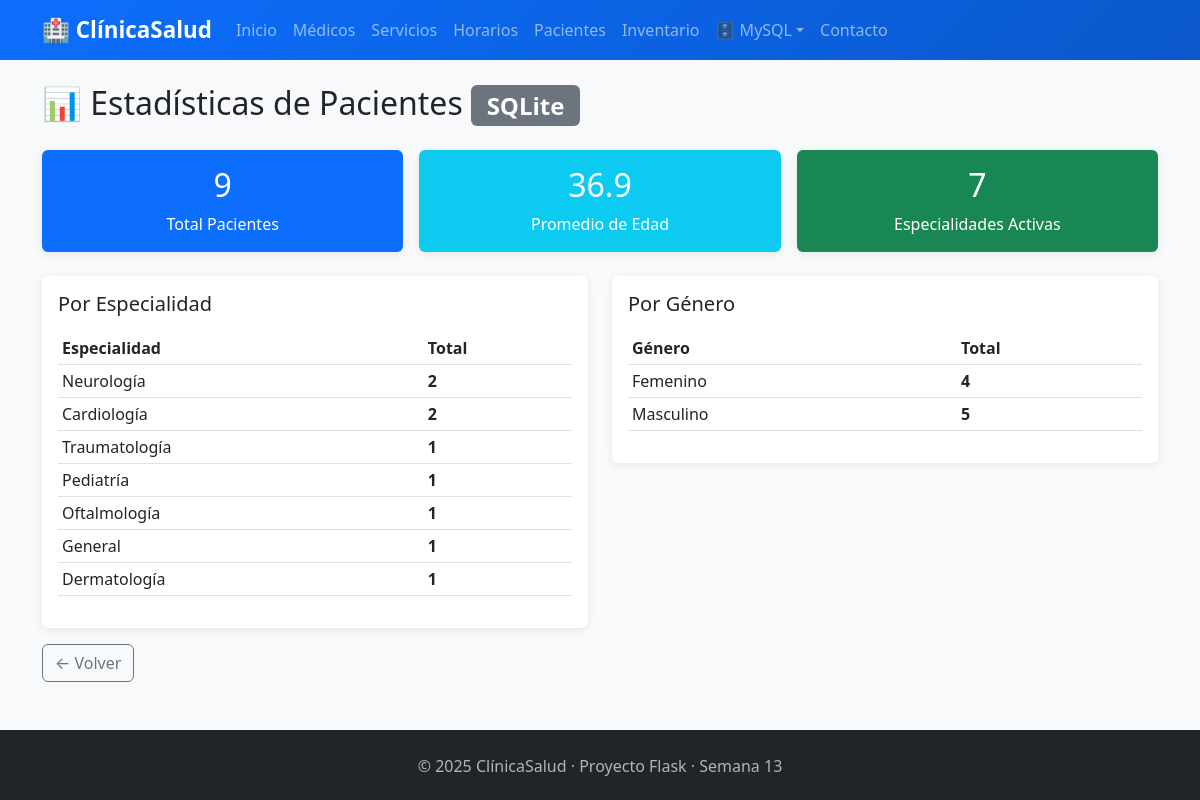
The app's page /pacientes/estadisticas with its own data.
### tables this page shows
CREATE TABLE pacientes (
            id_paciente   INTEGER PRIMARY KEY AUTOINCREMENT,
            nombre        TEXT    NOT NULL,
            apellido      TEXT    NOT NULL,
            edad          INTEGER NOT NULL CHECK(edad BETWEEN 0 AND 120),
            genero        TEXT    NOT NULL,
            telefono      TEXT    NOT NULL,
            email         TEXT    NOT NULL UNIQUE,
            especialidad  TEXT    NOT NULL,
            observaciones TEXT    DEFAULT ''
        );

### app.py (the view)
@app.route('/pacientes/estadisticas')
def pacientes_estadisticas():
    return render_template('pacientes/estadisticas.html', stats=estadisticas())

### database.py (called while the page is built)
def get_connection():
    conn = sqlite3.connect(DB_PATH)
    conn.row_factory = sqlite3.Row   # Permite acceder como dict
    conn.execute("PRAGMA foreign_keys = ON")
    return conn

def estadisticas() -> dict:
    conn = get_connection()
    cur  = conn.cursor()
    cur.execute("SELECT COUNT(*) FROM pacientes")
    total = cur.fetchone()[0]
    cur.execute("SELECT AVG(edad) FROM pacientes")
    prom  = cur.fetchone()[0] or 0
    cur.execute(
        "SELECT especialidad, COUNT(*) as total FROM pacientes GROUP BY especialidad ORDER BY total DESC"
    )
    por_especialidad = [dict(r) for r in cur.fetchall()]
    cur.execute(
        "SELECT genero, COUNT(*) as total FROM pacientes GROUP BY genero"
    )
    por_genero = [dict(r) for r in cur.fetchall()]
    conn.close()
    return {
        "total_pacientes":  total,
        "promedio_edad":    round(prom, 1),
        "por_especialidad": por_especialidad,
        "por_genero":       por_genero,
    }

### templates/pacientes/estadisticas.html (shortened to what this page needs)
{% extends 'base.html' %}
{% block content %}
<div class="container mt-4">
  <h2 class="mb-4">📊 Estadísticas de Pacientes <span class="badge bg-secondary">SQLite</span></h2>
  <div class="row g-3 mb-4">
    <div class="col-md-4">
      <div class="card text-center p-3 bg-primary text-white">
        <h2>{{ stats.total_pacientes }}</h2>
        <p class="mb-0">Total Pacientes</p>
      </div>
    </div>
    <div class="col-md-4">
      <div class="card text-center p-3 bg-info text-white">
        <h2>{{ stats.promedio_edad }}</h2>
        <p class="mb-0">Promedio de Edad</p>
      </div>
    </div>
    <div class="col-md-4">
      <div class="card text-center p-3 bg-success text-white">
        <h2>{{ stats.por_especialidad | length }}</h2>
        <p class="mb-0">Especialidades Activas</p>
      </div>
    </div>
  </div>
  <div class="row g-4">
    <div class="col-md-6">
      <div class="card p-3">
        <h5>Por Especialidad</h5>
        <table class="table table-sm mt-2">
          <thead><tr><th>Especialidad</th><th>Total</th></tr></thead>
          <tbody>
            {% for row in stats.por_especialidad %}
            <tr><td>{{ row.especialidad }}</td><td><strong>{{ row.total }}</strong></td></tr>
            {% endfor %}
          </tbody>
        </table>
      </div>
    </div>
    <div class="col-md-6">
      <div class="card p-3">
        <h5>Por Género</h5>
        <table class="table table-sm mt-2">
          <thead><tr><th>Género</th><th>Total</th></tr></thead>
          <tbody>
            {% for row in stats.por_genero %}
            <tr><td>{{ row.genero }}</td><td><strong>{{ row.total }}</strong></td></tr>
            {% endfor %}
          </tbody>
        </table>
      </div>
    </div>
  </div>
  <div class="mt-3">
    <a href="{{ url_for('pacientes_lista') }}" class="btn btn-outline-secondary">← Volver</a>
  </div>
</div>
{% endblock %}

### templates/base.html (style rules this page uses)
body { background-color: #f8f9fa; }
.card { border: none; box-shadow: 0 2px 8px rgba(0,0,0,.08); }

### records on screen
pacientes: especialidad "Neurología", total "2"
pacientes: especialidad "Traumatología", total "1", genero "Masculino", total "5"
pacientes: especialidad "Pediatría", total "1"
pacientes: especialidad "Oftalmología", total "1"
pacientes: especialidad "General", total "1"
pacientes: especialidad "Dermatología", total "1", genero "Femenino", total "4"

### other values on screen
{{ stats.total_pacientes }} "9"
{{ stats.promedio_edad }} "36.9"
{{ stats.por_especialidad | length }} "7"
{{ row.especialidad }} "Cardiología"
{{ row.total }} "2"
